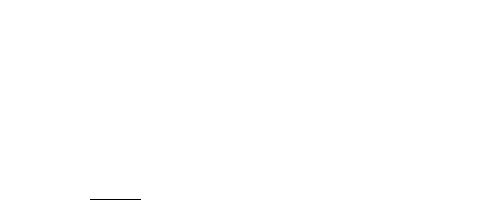
Frame 1 (no input)
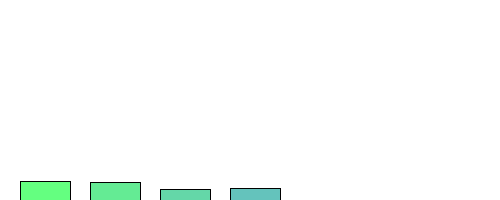
Frame 60 (the mouse pressed at the canvas centre just before this capture)
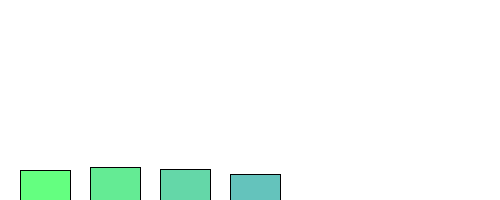
Frame 120 (the mouse held since frame 60 and released just before this capture)

The Processing sketch that drew these frames (run headless with seeded random() and noise(); from frame 60 on, the mouse is pressed at the canvas centre):

// Processing sketch: DistributedRandom
// ── DistributedRandom.pde
int[] distribution = { 2, 3, 3, 2 };
int[] stats = new int[distribution.length];

void setup()
{
  size(500, 200);
  randomSeed(System.nanoTime());
}

void draw()
{
  int rnd = 1 + int(random(10));
  int total = 0;
  int pos = -1;
  for (int i = 0; i < distribution.length; i++)
  {
    total += distribution[i];
    if (rnd <= total)
    {
      pos = i;
      break;
    }
  }
  assert pos >= 0;
  stats[pos]++;
  
  background(255);
  int xpos = 20;
  for (int i = 0; i < stats.length; i++)
  {
    fill(100, 255 - i * 20, 128 + i * 20);
    rect(xpos, height - stats[i], 50, stats[i]);
    xpos += 70;
  }
}
